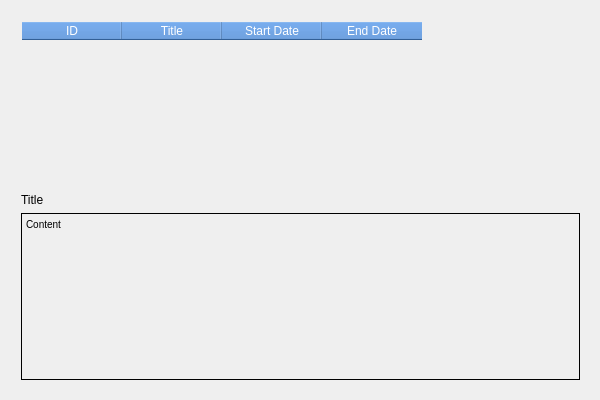
<?xml version="1.0" encoding="UTF-8"?>
<ui version="4.0">
 <class>EmployeeBulletinsClass</class>
 <widget class="QWidget" name="EmployeeBulletinsClass">
  <property name="geometry">
   <rect>
    <x>0</x>
    <y>0</y>
    <width>600</width>
    <height>400</height>
   </rect>
  </property>
  <property name="windowTitle">
   <string>EmployeeBulletins</string>
  </property>
  <widget class="QWidget" name="verticalLayoutWidget">
   <property name="geometry">
    <rect>
     <x>10</x>
     <y>10</y>
     <width>581</width>
     <height>381</height>
    </rect>
   </property>
   <layout class="QVBoxLayout" name="verticalLayout">
    <item>
     <widget class="QTableWidget" name="tableBulletins">
      <property name="styleSheet">
       <string notr="true">QTableWidget {
	background: transparent;
}

QHeaderView::section {	
	color: white; 
	background-color: rgba(70, 133, 210, 1);
}

QTableWidget::item:selected {
    background-color: #0e6c96;
	color: #fff;
}</string>
      </property>
      <column>
       <property name="text">
        <string>ID</string>
       </property>
      </column>
      <column>
       <property name="text">
        <string>Title</string>
       </property>
      </column>
      <column>
       <property name="text">
        <string>Start Date</string>
       </property>
      </column>
      <column>
       <property name="text">
        <string>End Date</string>
       </property>
      </column>
     </widget>
    </item>
    <item>
     <widget class="QLabel" name="titleLabel">
      <property name="text">
       <string>Title</string>
      </property>
     </widget>
    </item>
    <item>
     <widget class="QTextEdit" name="contentTextEdit">
      <property name="styleSheet">
       <string notr="true">QTextEdit {
	background-color: transparent;
	border: 1px solid #000;
}
	</string>
      </property>
      <property name="html">
       <string>&lt;!DOCTYPE HTML PUBLIC &quot;-//W3C//DTD HTML 4.0//EN&quot; &quot;http://www.w3.org/TR/REC-html40/strict.dtd&quot;&gt;
&lt;html&gt;&lt;head&gt;&lt;meta name=&quot;qrichtext&quot; content=&quot;1&quot; /&gt;&lt;style type=&quot;text/css&quot;&gt;
p, li { white-space: pre-wrap; }
&lt;/style&gt;&lt;/head&gt;&lt;body style=&quot; font-family:'MS Shell Dlg 2'; font-size:7.8pt; font-weight:400; font-style:normal;&quot;&gt;
&lt;p style=&quot; margin-top:0px; margin-bottom:0px; margin-left:0px; margin-right:0px; -qt-block-indent:0; text-indent:0px;&quot;&gt;Content&lt;/p&gt;&lt;/body&gt;&lt;/html&gt;</string>
      </property>
     </widget>
    </item>
   </layout>
  </widget>
 </widget>
 <layoutdefault spacing="6" margin="11"/>
 <resources/>
 <connections/>
</ui>
